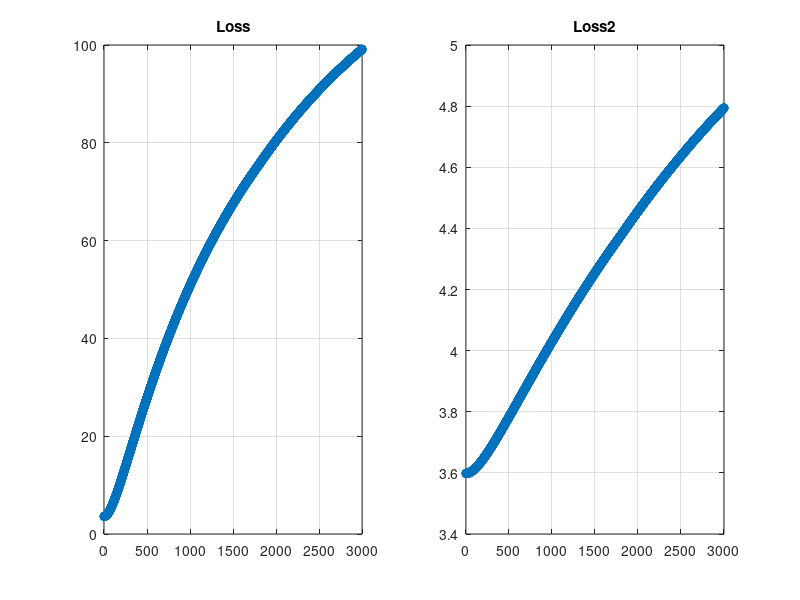
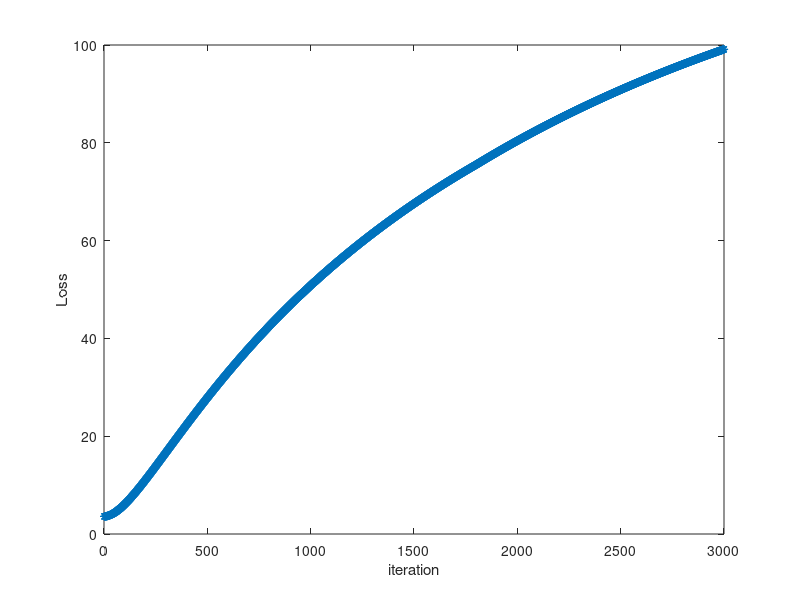
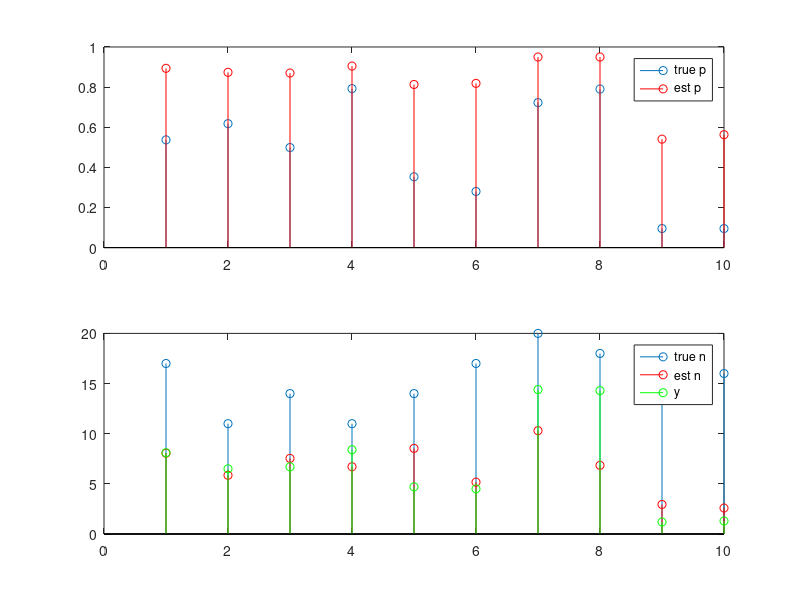

Write the MATLAB code that produced these figures, in order.


close all;
clear all;

rng(2024);
%%
m = 10;

K = 3; 

p_var = 0.3; p_level = 0.5;
p = p_level + randn(m,1)*p_var; 
p(p>0.95) = 0.95; p(p<0.05) = 0.05;

% make p bounded between [p_min, p_max]
p_min = 0.05;
p_max = 0.95;
p = p_min+p*(p_max-p_min);

A = rand(m,m) > 0.9; A = double((A+A')/2 > 0);

A = A - diag(diag(A));
D = sum(A,2);
L = diag(D) - A; 
disp(['true p var = ' num2str(p'*L*p)])

%%
X = randn(m,K) + 5; my_beta = ones(K,1);
n = round(X*my_beta + randn(m,1));
%X = randn(m,K) + 2; my_beta = ones(K,1);
%n = round(exp(X*my_beta+ randn(m,1)));


trial = 10;
tic,
y = [];
for ii = 1:trial
    y = [y, binornd(n, p)];
end
y = mean(y,2);
toc

%%
%lambda_1 = 0.2; 
lambda_1 = 0.01; 

lambda_2 = 0.5;
P = eye(m) - X*pinv(X'*X)*X';

%%
iter = 3000; %500; 
loss = zeros(iter,1);
loss2 = zeros(iter,1); %log domain in 1st term


% initial value
n_est = y + 1; 

%p_est = ones(m,1)*p_level;
p_est = y./n_est;
%p_est = p_min + rand(m,1)*(p_max-p_min);


%% in (log n, log p) domain

v_min = log(p_min);
v_max = log(p_max);

u = log(n_est);
v = log(p_est);

logy = log(y);


% iterations
step = 1e-5; %1e-3; 
inner_iter = 1;

for ii = 1:iter
    
    for inter_ii = 1:inner_iter
        
        %dn1 = -2*(y-n_est.*p_est).*p_est ;
        du1 = -2* (logy -(u + v));
        
        n_est = exp(u);
        dn2 = 2*lambda_2*P*n_est;
        du2 = dn2.*n_est;
        
        u = u - step*(du1+du2);
        u_min = 0;
        
        u( u < u_min) =u_min;
        
        %n_est = n_est - step*(dn1+dn2);
        %n_est = n_est - step*(-2*(y-n_est.*p_est).*p_est + 2*lambda_2*P*n_est);
        
        
        %n_est(n_est<1) =1;
    end
    
    for inter_ii = 1:inner_iter
        
        %dp1 = -2*(y-n_est.*p_est).*n_est;
        dv1 = -2*(logy -(u+v));
        
        p_est = exp(v);
        dp2 =  2*lambda_1*L*p_est;
        dv2 = dp2.*p_est;
        
        v = v - step*(dv1+dv2);
        
        v(v>v_max) = v_max; 
        v(v<v_min) = v_min;
        
        %p_est = p_est - step*( dp1 + dp2 );
        
        %p_est = p_est - step*( -2*(y-n_est.*p_est).*n_est + 2*lambda_1*L*p_est );
        %p_est(p_est>1) = 1; p_est(p_est<0) = 0;
        
        %p_est(p_est>p_max) = p_max; 
        %p_est(p_est<p_min) = p_min;
    end
    
    n_est = exp(u);
    p_est = exp(v);
    
    loss(ii) = norm(y - n_est.*p_est).^2 + lambda_1*p'*L*p ...
        + lambda_2*norm(n-X*my_beta).^2;
    
    loss2(ii) = norm(logy - (u+v)).^2 + lambda_1*p'*L*p ...
        + lambda_2*norm(n-X*my_beta).^2;
    
end


%%
figure(1);clf; 
subplot(121);
plot(loss,'-o'); 
title('Loss'); grid on;
subplot(122);
plot(loss2,'-o'); 
title('Loss2'); grid on;

figure; plot(loss,'-*'); ylabel('Loss'); xlabel('iteration')

figure; subplot(2,1,1); stem(p); hold on; stem(p_est,'r'); legend('true p','est p')

subplot(2,1,2); stem(n); hold on; stem(n_est,'r');  stem(y,'g'); legend('true n','est n','y')

disp('n, y, n_est')
[n y n_est]
% %%
% disp(' p, p_est')
% [p, p_est]
% 
% disp(' n, n_est')
% [n, n_est]

%return;
%


% %% in (n,p) domain
% 
% % iterations
% step = 0.01; 
% inner_iter = 7;
% 
% for ii = 1:iter
%     
%     for inter_ii = 1:inner_iter
%         dn1 = -2*(y-n_est.*p_est).*p_est ;
%         dn2 = 2*lambda_2*P*n_est;
%         n_est = n_est - step*(dn1+dn2);
%         %n_est = n_est - step*(-2*(y-n_est.*p_est).*p_est + 2*lambda_2*P*n_est);
%         
%         n_est(n_est<1) =1;
%     end
%     
%     for inter_ii = 1:inner_iter
%         
%         dp1 = -2*(y-n_est.*p_est).*n_est;
%         dp2 =  2*lambda_1*L*p_est;
%         p_est = p_est - step*( dp1 + dp2 );
%         
%         %p_est = p_est - step*( -2*(y-n_est.*p_est).*n_est + 2*lambda_1*L*p_est );
%         %p_est(p_est>1) = 1; p_est(p_est<0) = 0;
%         
%         p_est(p_est>p_max) = p_max; 
%         p_est(p_est<p_min) = p_min;
%     end
%     
%     loss(ii) = norm(y - n_est.*p_est).^2 + lambda_1*p_est'*L*p_est ...
%         + lambda_2*norm(n_est-X*my_beta).^2;
%     %loss(ii)
% end
% 
% %%
% figure; plot(loss,'-o'); title('Loss')
% 
% figure; subplot(2,1,1); stem(p); hold on; stem(p_est,'r'); legend('true p','est p')
% 
% subplot(2,1,2); stem(n); hold on; stem(n_est,'r');  stem(y,'g'); legend('true n','est n','y')
% 
% disp('n, y, n_est')
% [n y n_est]
